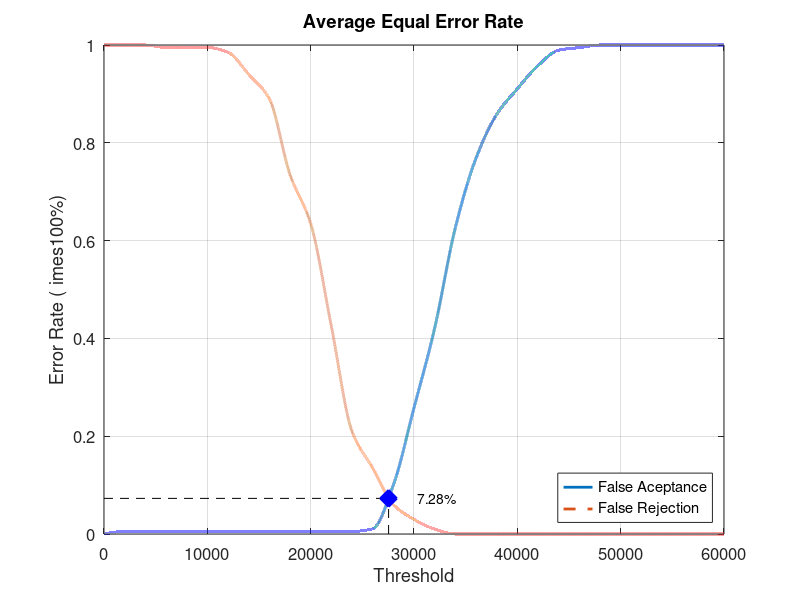
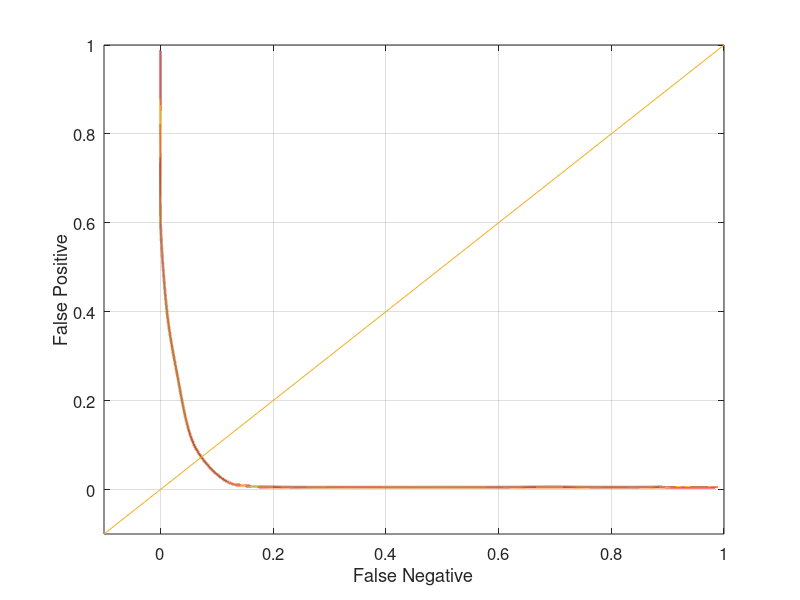

Source code (MATLAB) for these figures, in order:
close all;
clear;
clc;
x = 0:2000:60000;
xq = 0:0.5:60000;

y0 = [0 0.00526316 0.00526316 0.00526316 0.00526316 0.00526316 0.00526316 0.00526316 0.00526316 0.00526316 0.00526316 0.00526316 0.00526316 0.0105263 0.1 0.257895 0.421053 0.626316 0.768421 0.857895 0.910526 0.957895 0.989474 0.994737 1 1 1 1 1 1 1]
yy0 = interp1(x, y0, xq, 'pchip');
y1 = [1 1 1 0.995 0.995 0.995 0.985 0.94 0.89 0.735 0.635 0.425 0.21 0.135 0.06 0.03 0.01 0 0 0 0 0 0 0 0 0 0 0 0 0 0]
yy1 = interp1(x, y1, xq, 'pchip');

% Calculating EER: 
y2 = abs(y0 - y1);
find(y2 == min(y2))
yy2 = abs(yy0 - yy1);
xEER = find(yy2 == min(yy2));
xEERIndex = xq(xEER) % X-axis EER
yEER = yy0(xEER) % Y-axis EER

main = figure
plot(xq, yy0,'-','LineWidth', 2);	hold on
plot(xq, yy1,'--','LineWidth', 2);	hold on
plot([xEERIndex xEERIndex], [0 yEER], 'k--');	hold on
plot([0 xEERIndex], [yEER yEER], 'k--');	hold on
plot(xEERIndex, yEER, 'bx', 'LineWidth', 10);	hold on
text(xEERIndex + 10 * xEERIndex / 100, yEER, [num2str(round((10000 * yEER)) / 100) '%'])
legend('False Aceptance', 'False Rejection', 'Location', 'SouthEast')
xlabel('Threshold')
ylabel('Error Rate (	imes100%)')
title('Average Equal Error Rate')
set(gca, 'FontSize', 12)
axis([0 60000 0 1])
grid on

print(main, 'Database5_4Main', '-dpng');
FNRxFPR = figure('Color', [1 1 1]);
plot(yy1, yy0, '-', yy1, yy0, 'LineWidth', 2);
hold on
y = -0.1:0.1:1
plot(y, y); 
set(gca, 'FontSize', 12)
xlabel('False Negative')
ylabel('False Positive')
axis([-0.1 1 -0.1 1])
set(gca, 'FontSize', 12)
grid on

print(FNRxFPR, 'Database5_4FNRxFPR','-dpng');
